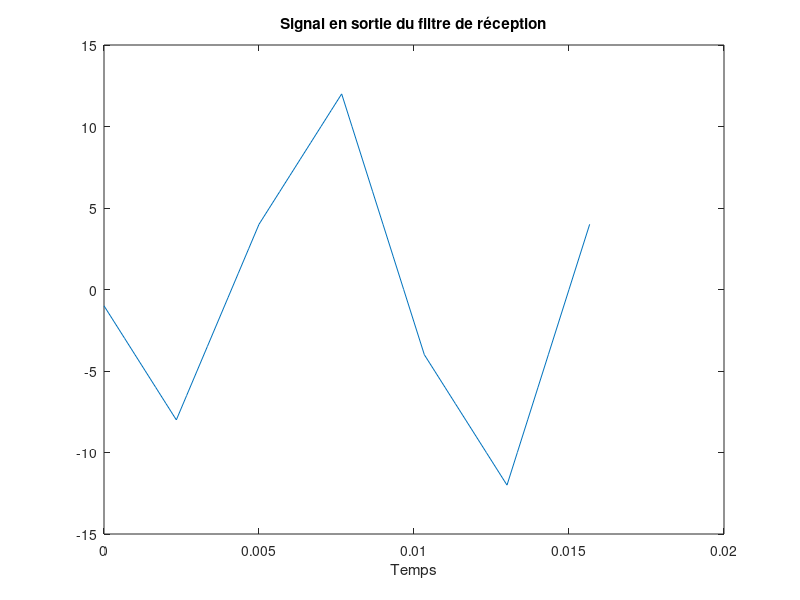
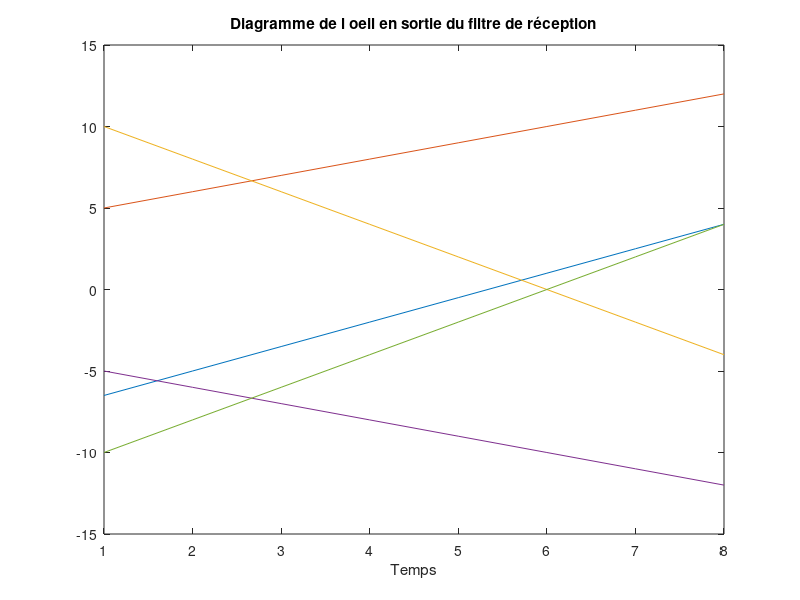

Recreate these plots in MATLAB, in order.
clear all;
close all;
clc;

%% Constante utilisée dans le script 

N =6;    % Longueur du message généré
Fe = 24000;
Rb = 3000;
Tb = 1/Rb;
Ns = Fe/Rb;
Ts = Ns/Fe;
Te = 1/Fe;

alpha0 = 1;
alpha1 = 0.5;

%% Génération d'un sigal aléatoire binaire

% On génére aléatoirement une suite de 0 et de 1 de la longueur voulue 
bits = [0 1 1 0 0 1 ]%

% On réalise le mapping de la suite de bits  en affectant 1 aux bits 1 et -1 aux bits 0
Symboles1 = 2*bits - 1;

%Génération d'un dirac à l'entrée
n = 10000;
d = [1, zeros(1,n)];

% On réalise le suréchantillonage 
Diracs1 = kron(Symboles1, [1 zeros(1, Ns-1)]);

% On génére la réponse impulsionnelle du filtre du modulateur 1
h = ones(1, Ns);

% On filtre notre suite d'impulsions de Dirac
x = filter(h, 1, Diracs1);



hc = kron([alpha0, alpha1], [1 zeros(1, Ns-1)]);

xc = filter(hc, 1, x);
Px = mean(abs(x).^2);
M = 2;
Eb_div_N0 = power(10, 2/10);
sigma_n_carre = (Px * Ns) / (2 * log2(M) * (Eb_div_N0));
bruit = sqrt(sigma_n_carre) * randn(1, length(x));
xc = xc %+ bruit;

        % Démodulateur

% On génère la réponse impulsionnelle du filtre de réception
hr = h;

% On filtre notre signal

r = filter(hr, 1, xc);


        % Instant optimale pour echantillonner sans interférences entre symboles n0 + m.Ns
n0 = Ns;    
% On prend n0 = Ns car à cette valeur, pour tout m != 0 g(n0 + m*Ns) = 0 : 
% respectant ainsi le critère de Nyquist 


        % Verification du taux d'erreur binaire à n0 = Ns

r_ech = r(n0 : n0 : length(r));
r_ech(find(r_ech >= 0)) = 1;
r_ech(find(r_ech < 0)) = 0;



TEB = length(find((r_ech - bits).^2 ~= 0)) / N %plot des bails
figure (1)
plot([0:Ts:(N*Ns -1)*Ts], r);
title('Signal en sortie du filtre de réception')
xlabel('Temps');


figure (2)
    
plot(reshape(r(Ns+1:end), Ns, length(r(Ns+1:end))/Ns));
title('Diagramme de l oeil en sortie du filtre de réception')
xlabel('Temps');
